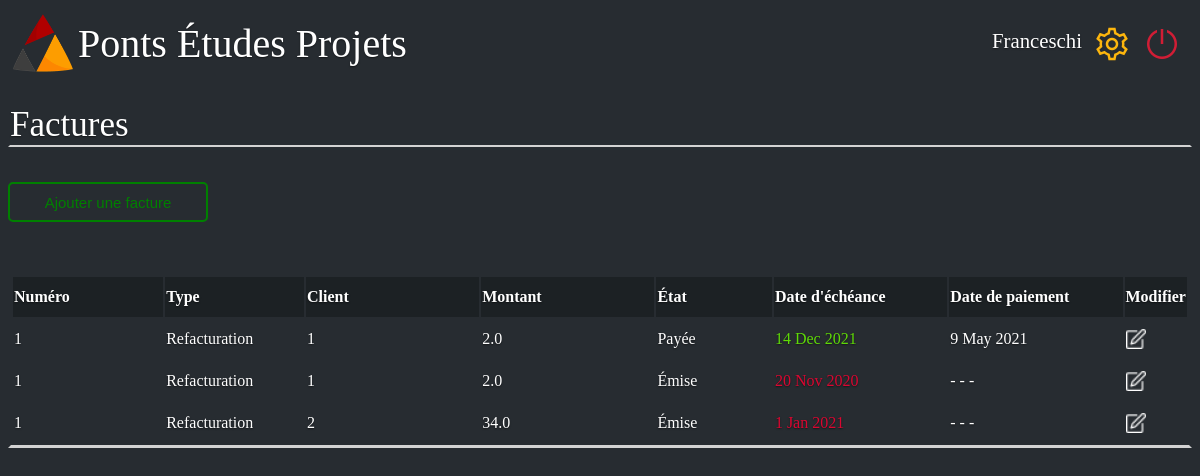
Screenshot of /tresorerie/Franceschi with the database file from the repository.
### web/site.py (models this page shows, shortened)
class db_factures(db.Model):
    _id = db.Column("id", db.Integer, primary_key= True)
    numero = db.Column(db.String(100))
    Type = db.Column(db.String(100))
    client = db.Column(db.String(100))
    montant= db.Column(db.Float)
    etat = db.Column(db.String(100))
    date_echeance = db.Column(db.String(100))
    date_paiement = db.Column(db.String(100))
    suiveur = db.Column(db.String(100))
    retard = db.Column(db.Boolean)

### web/site.py (the view)
@app.route('/tresorerie/<name>',methods=["GET","POST"])
def index12(name):
    init_bd()
    return render_template('Tresorier.html', name=name, BDD_facture = db_factures.query.all())

### web/site.py (called while the page is built)
def init_bd():
    for facture in db_factures.query.all():
        retard1 = init_retard(facture.date_echeance)
        facture.retard = retard1
        db.session.commit()

def init_retard(date):
    now = datetime.datetime.now()
    date_now = now.year*10000+now.month*100+now.day
    if int(date[0:2])<10:
        taille_date=1
    else:
        taille_date=2
    date_converti = int(date[0:2])
    month = date[taille_date+1:taille_date+4]
    year = int(date[taille_date+5::])
    L=['Jan','Feb','Mar','Apr','May','Jun','Jul','Aug','Sep','Oct','Nov','Dec']
    for k in range(len(L)):
        if month == L[k]:
            date_converti+=(k+1)*100
    date_converti += year*10000
    if date_converti<=date_now:
        return True
    return False

### web/templates/Tresorier.html (shortened to what this page needs)
<!DOCTYPE html>
<html>
    <head>
        <link rel="stylesheet" href={{ url_for('static', filename='style_tresorier.css') }}/>
    </head>
    <body>
        <div class="barre_principale">
            <div class="logo_junior">
                <a href="/home/{{name}}">
                    <img class= "logo_pep" src={{ url_for('static', filename='PEPLOGO.png') }}  alt= "Logo pep"/>
                    <div class="Junior">Ponts Études Projets</div>
                </a>
            </div>
            <div>
                <nav>
                    <ul class="navbar-nav">
                        <li class="user_name"><a class="user" href="#">{{name}}</a></li>
                        <li class="nav-item"><a href="#"><img src={{ url_for('static', filename='settings.png') }} alt="bouton reglage" ></a></li>
                        <li class="nav-item"><a href='/logout'><img src={{ url_for('static', filename='shutdown.png') }} alt="bouton shutdown" ></a></li>
                    </ul>
                </nav>
            </div>
        </div>
        <p class="titre">Factures</p>
        <div class="ajouter">
            <button onclick="window.location.href = '/tresoreie/{{name}}/add_delete';" type="button" class="Ajouter"> Ajouter une facture </button>
        </div>
        <table class="tableau">
            <thead class="thead-dark">
                <tr class="premiere_ligne">
                    <th>Numéro</th>
                    <th>Type</th>
                    <th>Client</th>
                    <th>Montant</th>
                    <th>État</th>
                    <th>Date d'échéance</th>
                    <th>Date de paiement</th>
                    <th>Modifier</th>
                </tr>
            </thead>
            <tbody>
                {% for facture in BDD_facture %}
                    <tr>
                        <td>{{facture.numero}}</td>
                        <td>{{facture.Type}}</td>
                        <td>{{facture.client}}</td>
                        <td>{{facture.montant}}</td>
                        <td>{{facture.etat}}</td>
                        {% if facture.retard == True  %}
                            <td style="color: rgb(218, 7, 49);">{{facture.date_echeance}}</td>
                        {% else %}
                            <td style="color: rgb(95, 218, 7);">{{facture.date_echeance}}</td>
                        {% endif %}
                        <td>{{facture.date_paiement}}</td>
                        <td><a href ='/tresoreie/{{name}}/{{facture._id}}/modify'><img src="{{ url_for('static', filename='edit1.png') }}" class="edit" height="16" width="16" ></a></td>
                    </tr>
                {% endfor %}
            </tbody>
        </table>
    </body>
</html>

### web/static/style_tresorier.css (style rules this page uses)
html { height: 100%; width: 100%; background-color : #272C31; }
body { background-color : #272C31; height: 100%; background-color: transparent; color: white; text-shadow: 0 .05rem .1rem rgba(0, 0, 0, .5); }
.barre_principale { height: 60px; display: flex; justify-content: space-between; }
.logo_pep { width: 60px; height: 60px; }
ul { list-style-type: none; display:flex; text-decoration:none; }
.logo_pep { float: left; margin: 5px; }
.user_name { margin-top:5px ; }
.Junior { margin-top: 12px; display: flex; font-size: 250%; }
nav a { font-size: 1.3em; color: white; text-shadow: 0 .05rem .1rem rgba(0, 0, 0, .5); text-decoration: none; }
nav li { margin-right: 10px; }
a { text-decoration:none; color:white; display:flex; }
button { border: 2px ; border-radius: 5px; width: 200px; height: 40px; background-color: transparent; border-style: solid; color:green; border-color: green; font-size:15px; }
.titre { border: 2px ; border-style: solid; border-top-color: transparent; border-left-color: transparent; border-right-color: transparent; border-bottom-color: lightgrey; font-size:35px; }
table { border-style: solid; border-top-color: transparent; border-left-color: transparent; border-right-color: transparent; border-bottom-color: lightgrey; }
.thead-dark { height: 20px; background-color: transparent; }
thead tr { width: 100%; height: 40px; background-color: #1C2124; }
tr { height: 40px; }
thead th { text-align: left; border-right-color: transparent; }
thead th:nth-child(1) { width: 13%; }
thead th:nth-child(2) { width: 12%; }
thead th:nth-child(3) { width: 15%; }
thead th:nth-child(4) { width: 15%; }
thead th:nth-child(5) { width: 10%; }
thead th:nth-child(6) { width: 15%; }
thead th:nth-child(7) { width: 15%; }
thead th:nth-child(8) { width: 5%; }
.edit { width: 20px; height: 20px; }
.tableau { margin-top: 50px; width: 100%; height: 20px; }

### rows the page displays
db_factures: numero "1", Type "Refacturation", client "1", montant "2.0", etat "Payée", date_echeance "14 Dec 2021", date_paiement "9 May 2021"
db_factures: numero "1", Type "Refacturation", client "1", montant "2.0", etat "Émise", date_echeance "20 Nov 2020", date_paiement "- - -"
db_factures: numero "1", Type "Refacturation", client "2", montant "34.0", etat "Émise", date_echeance "1 Jan 2021", date_paiement "- - -"

### other values shown
{{ name }} "Franceschi"
